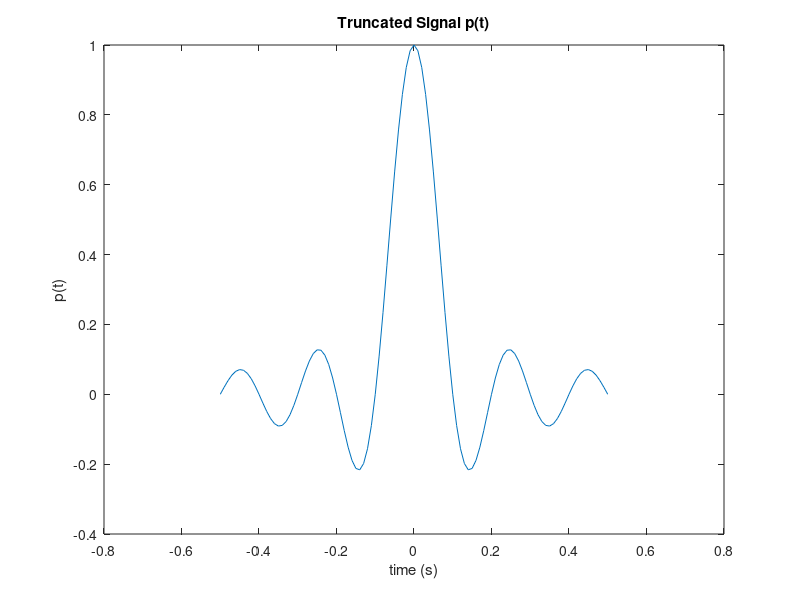
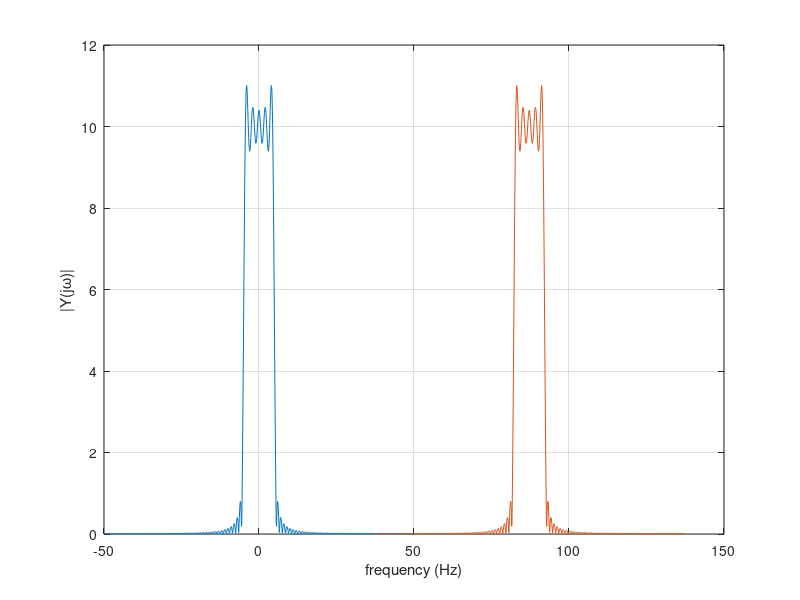
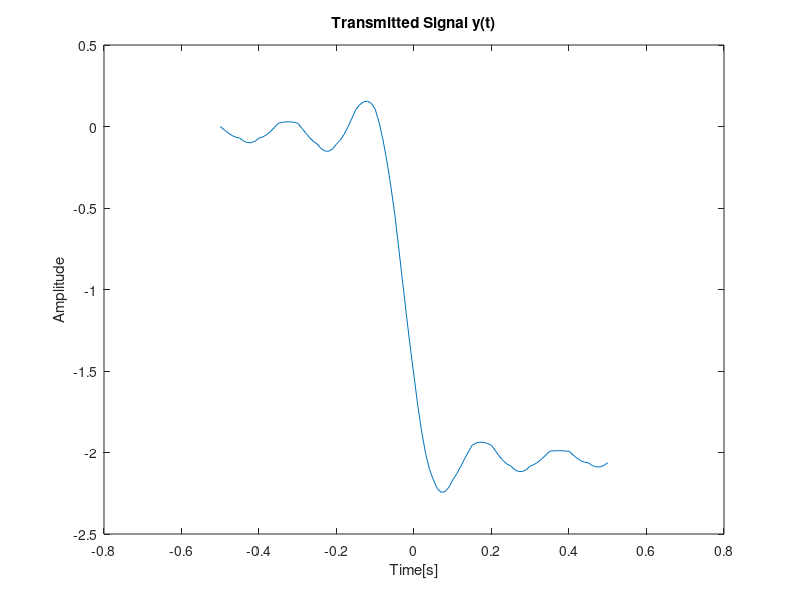
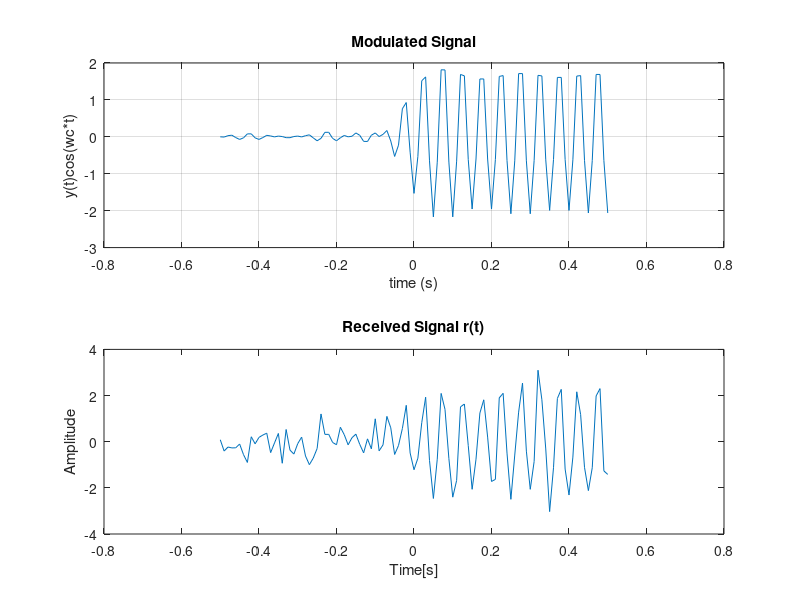

Source code (MATLAB) for these figures, in order:
% Case Study 2
% Leandre Pestcoe and Julianne Wegmann
% ESE 351: Signals and Systems
% Created on: 4/20/21, Last Edited on: 4/20/21

%% Define Pulse Shape p(t)
Ts = 0.1; %symbol period (rate 1/Ts)
dt = 0.01; %sample period
w = 5*Ts; %width
t = -w:dt:w; %time vector
fs = 1/dt; %sample frequency

%sinc
sinc_signal = sinc(t/Ts); %define sinc

%triangular pulse
triang_signal = tripuls(t,w*2);

%decide which signal to use for simulation
p_t = sinc_signal;

figure, plot(t,p_t);
xlabel('time (s)'), ylabel('p(t)'), title('Truncated Signal p(t)')

%% Nyquist Criteria

Nfft = 1024; %length of fft
f1 = (-fs/2:fs/Nfft:(fs/2));
f2 = (fs-2*pi/Ts:fs/Nfft:fs+(2*pi/Ts));
fft_signal = abs(fft(p_t,Nfft));
fft_signal1 = [fft_signal((length(fft_signal)/2)+1:end), fft_signal(1:(length(fft_signal)/2))];

figure
plot(f1(1:length(fft_signal1)),fft_signal1), grid on;
hold on
plot(f2(1:length(fft_signal1)),fft_signal1), grid on;
xlabel('frequency (Hz)'), ylabel('|Y(j\omega)|');

%% Noise-free PAM Signal y(t)
N = 10;
bits = 2*((rand(1,N)>0.5)-0.5);

x_t = zeros(1,length(t));
for i=1:5:length(t)
    for j=1:length(bits)
        x_t(i)=bits(j);
    end
end
y_t = conv(x_t,p_t);
y_t = y_t(1:length(p_t));
figure();
plot(t,y_t(1:length(t)));
title('Transmitted Signal y(t)');
xlabel('Time[s]');
ylabel('Amplitude');

%% Signal Modulation (Up-Conversion)
wc = 2*pi*20; %20 Hz modulation
mod_signal = y_t.*cos(wc*t);

figure
subplot(2,1,1), plot(t,mod_signal), grid on;
xlabel('time (s)'), ylabel('y(t)cos(wc*t)'), title('Modulated Signal')

Nfft = 1024; %length of fft
f = (0:fs/Nfft:fs-fs/Nfft);
subplot(2,1,2), plot(f,abs(fft(mod_signal,Nfft))), grid on;
xlabel('frequency (Hz)'), ylabel('|Y(j\omega)|');

%% Noisy Recieved Signal r(t)
sigma = 0.5;
n_t = sigma*randn(1,length(mod_signal));
r_t = mod_signal + n_t;

plot(t,r_t(1:length(t)));
title('Received Signal r(t)');
xlabel('Time[s]');
ylabel('Amplitude');

%% Signal Demodulation (Down-Conversion)
demod_signal = r_t.*cos(wc*t);

figure
subplot(2,1,1), plot(t,demod_signal), grid on;
xlabel('time (s)'), ylabel('x_r(t)'), title('Demod (without LPF)')

f = (0:fs/Nfft:fs-fs/Nfft);
subplot(2,1,2), plot(f,abs(fft(demod_signal,Nfft))), grid on;
xlabel('frequency (Hz)'), ylabel('|X_r(j\omega)|')

%% Matched Filter Receiver

xn_tilda = ones(1,length(t));
p_neg = p_t(end:-1:1);
z_t = conv(r_t,p_neg);
for i=1:length(z_t)
    if z_t(i)<=0
        xn_tilda(i)=-1;
    end
end

plot(t,xn_tilda(1:length(t)));

%% Noise Levels and Error Rates


